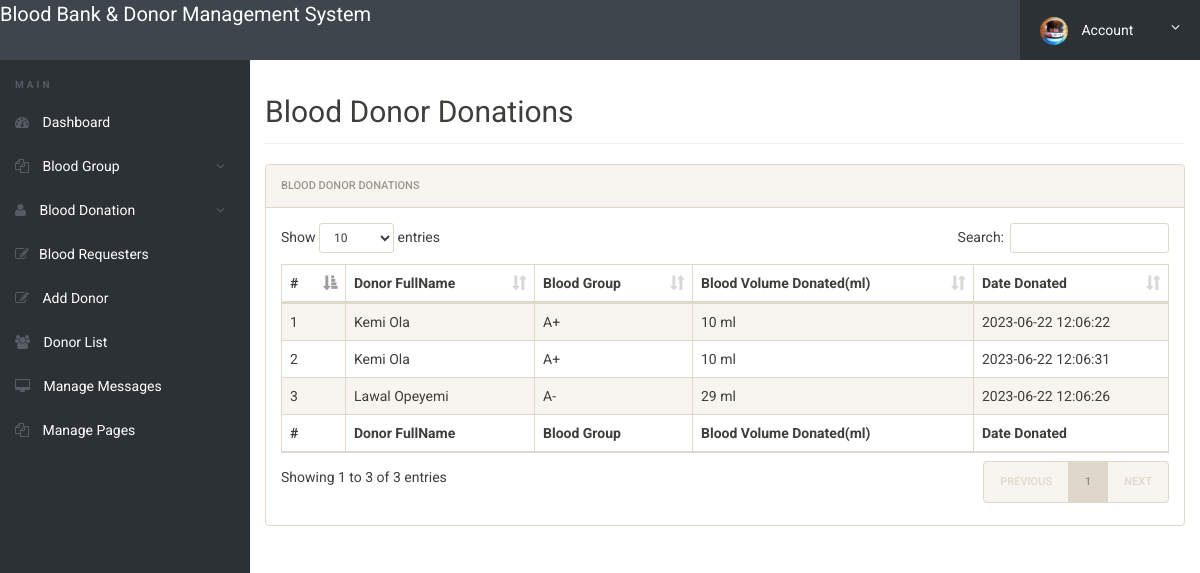
The app's page /admin/manage-donordonation.php (signed in) with its own data.
### tables this page shows
CREATE TABLE `tblblooddonated` (
  `Id` int(10) NOT NULL,
  `donorId` varchar(10) NOT NULL,
  `bloodVolume` varchar(10) NOT NULL,
  `bloodGroup` varchar(10) NOT NULL,
  `DateCreated` varchar(100) NOT NULL
);

CREATE TABLE `tblblooddonors` (
  `Id` int(10) NOT NULL,
  `FirstName` varchar(1000) NOT NULL,
  `LastName` varchar(1000) NOT NULL,
  `MobileNumber` varchar(20) NOT NULL,
  `EmailId` varchar(1000) NOT NULL,
  `Gender` varchar(10) NOT NULL,
  `Age` varchar(100) NOT NULL,
  `BloodGroup` varchar(10) NOT NULL,
  `MaritalStatus` varchar(1000) NOT NULL,
  `Address` varchar(10000) NOT NULL,
  `GenoType` varchar(10) NOT NULL,
  `Status` varchar(10) NOT NULL,
  `DateCreated` varchar(100) NOT NULL
);

### admin/manage-donordonation.php (the view, shortened to what this page needs)
<?php
include('includes/config.php');
if(strlen($_SESSION['alogin'])==0)
	{
header('location:index.php');
}
else{
 ?>
<!doctype html>
<html lang="en" class="no-js">
<head>
	<link rel="stylesheet" href="css/font-awesome.min.css">
	<link rel="stylesheet" href="css/bootstrap.min.css">
	<link rel="stylesheet" href="css/dataTables.bootstrap.min.css">
	<link rel="stylesheet" href="css/bootstrap-social.css">
	<link rel="stylesheet" href="css/bootstrap-select.css">
	<link rel="stylesheet" href="css/fileinput.min.css">
	<link rel="stylesheet" href="css/awesome-bootstrap-checkbox.css">
	<link rel="stylesheet" href="css/style.css">
</head>
<body>
	<?php include('includes/header.php');?>
	<div class="ts-main-content">
		<?php include('includes/leftbar.php');?>
		<div class="content-wrapper">
			<div class="container-fluid">
				<div class="row">
					<div class="col-md-12">
						<h2 class="page-title">Blood Donor Donations</h2>
						<div class="panel panel-default">
							<div class="panel-heading">Blood Donor Donations</div>
							<div class="panel-body">
								<table id="zctb" class="display table table-striped table-bordered table-hover" cellspacing="0" width="100%">
									<thead>
										<tr>
										<th>#</th>
											<th>Donor FullName</th>
                                            <th>Blood Group</th>
											<th>Blood Volume Donated(ml)</th>
											<th>Date Donated</th>
										</tr>
									</thead>
									<tfoot>
										<tr>
										<th>#</th>
											<th>Donor FullName</th>
                                            <th>Blood Group</th>
											<th>Blood Volume Donated(ml)</th>
											<th>Date Donated</th>
										</tr>
									</tfoot>
									<tbody>
<?php
$cnt=1;
$ret=mysqli_query($con,"SELECT tblblooddonors.FirstName,tblblooddonors.LastName,tblblooddonors.Gender,tblblooddonors.Age,tblblooddonors.BloodGroup,
tblblooddonated.BloodVolume,tblblooddonated.DateCreated
        from tblblooddonated
        INNER JOIN tblblooddonors ON tblblooddonors.Id = tblblooddonated.donorId");
if(mysqli_num_rows($ret) > 0 )
{
while ($row=mysqli_fetch_array($ret))
{
?>
										<tr>
											<td><?php echo htmlentities($cnt);?></td>
											<td><?php echo htmlentities($row['FirstName']." ".$row['LastName']);?></td>
											<td><?php echo htmlentities($row['BloodGroup']);?></td>
                                            <td><?php echo htmlentities($row['BloodVolume']);?> ml</td>
											<td><?php echo htmlentities($row['DateCreated']);?></td>
										</tr>
										<?php $cnt=$cnt+1; }} ?>
									</tbody>
								</table>
							</div>
						</div>
					</div>
				</div>
			</div>
		</div>
	</div>
</body>
</html>
<?php } ?>

### admin/css/style.css (style rules this page uses)
html { font-size: 14px; }
@media only screen and (min-width: 480px) { html { font-size: 17px; } }
@media only screen and (min-width: 768px) { html { font-size: 14px; } }
body { font-size: 1em; }
.panel { overflow: hidden; }
.page-title { padding-bottom: 15px; margin-bottom: 20px; border-bottom: 1px solid #f0f0f0; }
.ts-main-content .content-wrapper { padding-top: 15px; margin-top: 60px; }
@media only screen and (min-width: 992px) { .ts-main-content .content-wrapper { margin-left: 250px; } }

### records on screen
tblblooddonated: tblblooddonors.FirstName+LastName "Kemi Ola", tblblooddonors.BloodGroup "A+", bloodVolume "10", DateCreated "2023-06-22 12:06:22"
tblblooddonated: tblblooddonors.FirstName+LastName "Kemi Ola", tblblooddonors.BloodGroup "A+", bloodVolume "10", DateCreated "2023-06-22 12:06:31"
tblblooddonated: tblblooddonors.FirstName+LastName "Lawal Opeyemi", tblblooddonors.BloodGroup "A-", bloodVolume "29", DateCreated "2023-06-22 12:06:26"
